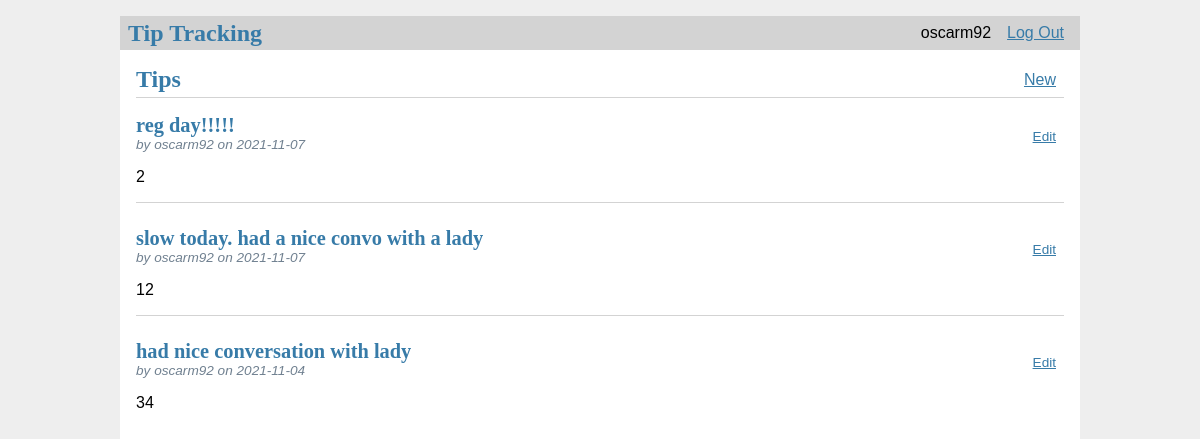
Screenshot of / (signed in) with the database file from the repository.
### tables this page shows
CREATE TABLE user (
    id INTEGER PRIMARY KEY AUTOINCREMENT,
    username TEXT UNIQUE NOT NULL,
    password TEXT NOT NULL
);

CREATE TABLE post (
    id INTEGER PRIMARY KEY AUTOINCREMENT,
    author_id INTEGER NOT NULL,
    created TIMESTAMP NOT NULL DEFAULT CURRENT_TIMESTAMP,
    note TEXT NOT NULL,
    tip INTEGER NOT NULL,
    FOREIGN KEY (author_id) REFERENCES user (id)
);

### flaskr/website.py (the view)
@bp.route('/')
def index():
    db = get_db()
    posts = db.execute(
        'SELECT p.id, created, note, tip, author_id, username'
        ' FROM post p JOIN user u ON p.author_id = u.id'
        ' ORDER BY created DESC'
    ).fetchall()
    return render_template('website/index.html', posts=posts)

### flaskr/auth.py (called while the page is built)
@bp.before_app_request
def load_logged_in_user():
    user_id = session.get('user_id')
    if user_id is None:
        g.user = None
    else:
        g.user = get_db().execute(
            'SELECT * FROM user WHERE id = ?', (user_id,)
        ).fetchone()

### flaskr/db.py (called while the page is built)
def get_db():
    if 'db' not in g:
        g.db = sqlite3.connect(
            current_app.config['DATABASE'],
            detect_types=sqlite3.PARSE_DECLTYPES
        )
        g.db.row_factory = sqlite3.Row
    return g.db

### flaskr/templates/website/index.html
{% extends 'base.html' %}
{% block header %}
  <h1>{% block note %}Tips{% endblock %}</h1>
  {% if g.user %}
    <a class="action" href="{{ url_for('website.create') }}">New</a>
  {% endif %}
{% endblock %}
{% block content %}
  {% for post in posts %}
    <article class="post">
      <header>
        <div>
          <h1>{{ post['note'] }}</h1>
          <div class="about">by {{ post['username'] }} on {{ post['created'].strftime('%Y-%m-%d') }}</div>
        </div>
        {% if g.user['id'] == post['author_id'] %}
          <a class="action" href="{{ url_for('website.update', id=post['id']) }}">Edit</a>
        {% endif %}
      </header>
      <p class="body">{{ post['tip'] }}</p>
    </article>
    {% if not loop.last %}
      <hr>
    {% endif %}
  {% endfor %}
{% endblock %}

### flaskr/templates/base.html (shortened to what this page needs)
<!doctype html>
<link rel="stylesheet" href="{{ url_for('static', filename='style.css') }}">
<nav>
  <h1>Tip Tracking</h1>
  <ul>
    {% if g.user %}
      <li><span>{{ g.user['username'] }}</span>
      <li><a href="{{ url_for('auth.logout') }}">Log Out</a>
    {% else %}
      <li><a href="{{ url_for('auth.register') }}">Register</a>
      <li><a href="{{ url_for('auth.login') }}">Log In</a>
    {% endif %}
  </ul>
</nav>
<section class="content">
  <header>
    {% block header %}{% endblock %}
  </header>
  {% block content %}{% endblock %}
</section>

### flaskr/static/style.css (style rules this page uses)
h1, h2, h3, h4, h5, h6 { font-family: serif; color: #377ba8; margin: 1rem 0; }
a { color: #377ba8; }
hr { border: none; border-top: 1px solid lightgray; }
nav { background: lightgray; display: flex; align-items: center; padding: 0 0.5rem; }
nav h1 { flex: auto; margin: 0; }
nav ul { display: flex; list-style: none; margin: 0; padding: 0; }
nav ul li a, nav ul li span, header .action { display: block; padding: 0.5rem; }
.content { padding: 0 1rem 1rem; }
.content > header { border-bottom: 1px solid lightgray; display: flex; align-items: flex-end; }
.content > header h1 { flex: auto; margin: 1rem 0 0.25rem 0; }
.post > header { display: flex; align-items: flex-end; font-size: 0.85em; }
.post > header > div:first-of-type { flex: auto; }
.post > header h1 { font-size: 1.5em; margin-bottom: 0; }
.post .about { color: slategray; font-style: italic; }
.post .body { white-space: pre-line; }
.content:last-child { margin-bottom: 0; }

### rows the page displays
user: user.username "oscarm92"
post: note "reg day!!!!!", username "oscarm92", created "2021-11-07", tip "2"
post: note "slow today. had a nice convo with a lady", username "oscarm92", created "2021-11-07", tip "12"
post: note "had nice conversation with lady", username "oscarm92", created "2021-11-04", tip "34"
